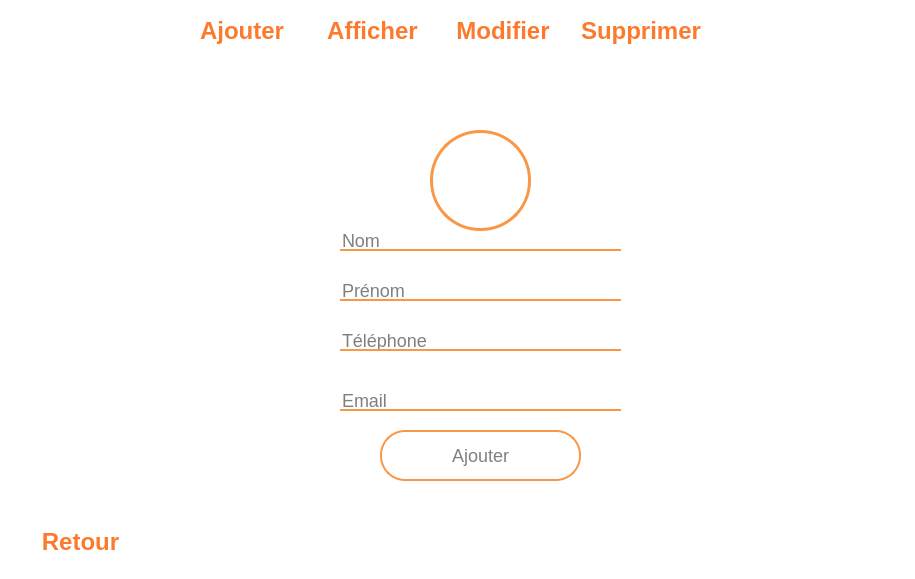
<?xml version="1.0" encoding="UTF-8"?>
<ui version="4.0">
 <class>Invite</class>
 <widget class="QWidget" name="Invite">
  <property name="geometry">
   <rect>
    <x>0</x>
    <y>0</y>
    <width>915</width>
    <height>579</height>
   </rect>
  </property>
  <property name="windowTitle">
   <string>Form</string>
  </property>
  <property name="styleSheet">
   <string notr="true">background-color:white;</string>
  </property>
  <widget class="QStackedWidget" name="stackedWidget">
   <property name="geometry">
    <rect>
     <x>0</x>
     <y>70</y>
     <width>915</width>
     <height>461</height>
    </rect>
   </property>
   <property name="styleSheet">
    <string notr="true"/>
   </property>
   <property name="currentIndex">
    <number>0</number>
   </property>
   <widget class="QWidget" name="page_ajouter_invite">
    <widget class="QLabel" name="back_p1_invite">
     <property name="geometry">
      <rect>
       <x>0</x>
       <y>10</y>
       <width>911</width>
       <height>441</height>
      </rect>
     </property>
     <property name="styleSheet">
      <string notr="true">
image: url(:/img/img/4530621.jpg);</string>
     </property>
     <property name="text">
      <string/>
     </property>
    </widget>
    <widget class="QFrame" name="frame">
     <property name="geometry">
      <rect>
       <x>280</x>
       <y>20</y>
       <width>391</width>
       <height>431</height>
      </rect>
     </property>
     <property name="styleSheet">
      <string notr="true">background-color:transparent;
border-radius:60px;</string>
     </property>
     <property name="frameShape">
      <enum>QFrame::StyledPanel</enum>
     </property>
     <property name="frameShadow">
      <enum>QFrame::Raised</enum>
     </property>
     <widget class="QLabel" name="label_5">
      <property name="geometry">
       <rect>
        <x>150</x>
        <y>40</y>
        <width>101</width>
        <height>101</height>
       </rect>
      </property>
      <property name="styleSheet">
       <string notr="true">image: url(:/img/img/user-plus-solid (1).svg);
border: 3px solid #fa9746;
border-radius:50%;
padding:10px;
</string>
      </property>
      <property name="text">
       <string/>
      </property>
     </widget>
     <widget class="QLineEdit" name="lineEdit_nomInv">
      <property name="geometry">
       <rect>
        <x>60</x>
        <y>140</y>
        <width>281</width>
        <height>21</height>
       </rect>
      </property>
      <property name="layoutDirection">
       <enum>Qt::RightToLeft</enum>
      </property>
      <property name="styleSheet">
       <string notr="true">font-size:18px;
font-family:Arial;
border:none;
border-bottom:2px solid #fa9746;
background-color:transparent;
color:black;</string>
      </property>
      <property name="text">
       <string/>
      </property>
      <property name="alignment">
       <set>Qt::AlignLeading|Qt::AlignLeft|Qt::AlignVCenter</set>
      </property>
      <property name="placeholderText">
       <string>Nom</string>
      </property>
     </widget>
     <widget class="QLineEdit" name="lineEdit_prenomInv">
      <property name="geometry">
       <rect>
        <x>60</x>
        <y>190</y>
        <width>281</width>
        <height>21</height>
       </rect>
      </property>
      <property name="layoutDirection">
       <enum>Qt::RightToLeft</enum>
      </property>
      <property name="styleSheet">
       <string notr="true">font-size:18px;
font-family:Arial;
border:none;
border-bottom:2px solid #fa9746;
background-color:transparent;
color:black;</string>
      </property>
      <property name="text">
       <string/>
      </property>
      <property name="alignment">
       <set>Qt::AlignLeading|Qt::AlignLeft|Qt::AlignVCenter</set>
      </property>
      <property name="placeholderText">
       <string>Prénom</string>
      </property>
     </widget>
     <widget class="QPushButton" name="pushButton_ajoute_invite">
      <property name="geometry">
       <rect>
        <x>100</x>
        <y>340</y>
        <width>201</width>
        <height>51</height>
       </rect>
      </property>
      <property name="styleSheet">
       <string notr="true">font-size:18px;
font-family:Arial;
border:2px solid #fa9746;
border-radius:25px;
color:grey;
background-color:transparent;
</string>
      </property>
      <property name="text">
       <string>Ajouter</string>
      </property>
     </widget>
     <widget class="QLineEdit" name="lineEdit_telInv">
      <property name="geometry">
       <rect>
        <x>60</x>
        <y>240</y>
        <width>281</width>
        <height>21</height>
       </rect>
      </property>
      <property name="layoutDirection">
       <enum>Qt::RightToLeft</enum>
      </property>
      <property name="styleSheet">
       <string notr="true">font-size:18px;
font-family:Arial;
border:none;
border-bottom:2px solid #fa9746;
background-color:transparent;
color:black;</string>
      </property>
      <property name="text">
       <string/>
      </property>
      <property name="alignment">
       <set>Qt::AlignLeading|Qt::AlignLeft|Qt::AlignVCenter</set>
      </property>
      <property name="placeholderText">
       <string>Téléphone</string>
      </property>
     </widget>
     <widget class="QLineEdit" name="lineEdit_emailInv">
      <property name="geometry">
       <rect>
        <x>60</x>
        <y>300</y>
        <width>281</width>
        <height>21</height>
       </rect>
      </property>
      <property name="layoutDirection">
       <enum>Qt::RightToLeft</enum>
      </property>
      <property name="styleSheet">
       <string notr="true">font-size:18px;
font-family:Arial;
border:none;
border-bottom:2px solid #fa9746;
background-color:transparent;
color:black;</string>
      </property>
      <property name="text">
       <string/>
      </property>
      <property name="alignment">
       <set>Qt::AlignLeading|Qt::AlignLeft|Qt::AlignVCenter</set>
      </property>
      <property name="placeholderText">
       <string>Email</string>
      </property>
     </widget>
     <zorder>lineEdit_nomInv</zorder>
     <zorder>label_5</zorder>
     <zorder>lineEdit_prenomInv</zorder>
     <zorder>pushButton_ajoute_invite</zorder>
     <zorder>lineEdit_telInv</zorder>
     <zorder>lineEdit_emailInv</zorder>
    </widget>
   </widget>
   <widget class="QWidget" name="page_afficher_invite">
    <widget class="QLabel" name="back_p2_invite">
     <property name="geometry">
      <rect>
       <x>0</x>
       <y>0</y>
       <width>911</width>
       <height>451</height>
      </rect>
     </property>
     <property name="text">
      <string/>
     </property>
    </widget>
    <widget class="QTableView" name="tableInvite">
     <property name="geometry">
      <rect>
       <x>130</x>
       <y>90</y>
       <width>621</width>
       <height>271</height>
      </rect>
     </property>
     <property name="styleSheet">
      <string notr="true">border:none;</string>
     </property>
    </widget>
    <widget class="QPushButton" name="pushButton_search_invite">
     <property name="geometry">
      <rect>
       <x>814</x>
       <y>10</y>
       <width>41</width>
       <height>31</height>
      </rect>
     </property>
     <property name="cursor">
      <cursorShape>PointingHandCursor</cursorShape>
     </property>
     <property name="styleSheet">
      <string notr="true">image: url(:/img/img/search-solid (1).svg);
background-color:transparent;
border-radius:30px;</string>
     </property>
     <property name="text">
      <string/>
     </property>
    </widget>
    <widget class="QLineEdit" name="lineEdit">
     <property name="geometry">
      <rect>
       <x>602</x>
       <y>10</y>
       <width>201</width>
       <height>20</height>
      </rect>
     </property>
     <property name="styleSheet">
      <string notr="true">font-size:18px;
font-family:Arial;
border:none;
border-bottom:2px solid  #fa9746;
margin:0 10px;
background:none;</string>
     </property>
     <property name="placeholderText">
      <string>Recherche</string>
     </property>
    </widget>
    <widget class="QLabel" name="label">
     <property name="geometry">
      <rect>
       <x>10</x>
       <y>5</y>
       <width>81</width>
       <height>21</height>
      </rect>
     </property>
     <property name="styleSheet">
      <string notr="true">font-size:18px;
font-family:Arial;
border:none;
border-bottom:2px solid  #fa9746;
color: #fa9746;
margin:0 10px;
background:none;</string>
     </property>
     <property name="text">
      <string>Filtrer</string>
     </property>
    </widget>
    <widget class="QPushButton" name="pushButton_filter_invite">
     <property name="geometry">
      <rect>
       <x>80</x>
       <y>0</y>
       <width>75</width>
       <height>23</height>
      </rect>
     </property>
     <property name="cursor">
      <cursorShape>PointingHandCursor</cursorShape>
     </property>
     <property name="styleSheet">
      <string notr="true">image: url(:/img/img/filter-solid (1).svg);
background-color:transparent;
border-radius:30px;</string>
     </property>
     <property name="text">
      <string/>
     </property>
    </widget>
    <widget class="QPushButton" name="pushButton_print_invite">
     <property name="geometry">
      <rect>
       <x>814</x>
       <y>410</y>
       <width>41</width>
       <height>23</height>
      </rect>
     </property>
     <property name="cursor">
      <cursorShape>PointingHandCursor</cursorShape>
     </property>
     <property name="styleSheet">
      <string notr="true">image: url(:/img/img/print-solid.svg);
background-color:transparent;
border-radius:30px;</string>
     </property>
     <property name="text">
      <string/>
     </property>
    </widget>
    <widget class="QLabel" name="label_2">
     <property name="geometry">
      <rect>
       <x>710</x>
       <y>410</y>
       <width>101</width>
       <height>21</height>
      </rect>
     </property>
     <property name="styleSheet">
      <string notr="true">font-size:18px;
font-family:Arial;
border:none;
border-bottom:2px solid  #fa9746;
color: #fa9746;
margin:0 10px;
background:none;</string>
     </property>
     <property name="text">
      <string>Imprimer</string>
     </property>
    </widget>
   </widget>
   <widget class="QWidget" name="page_modifier_invite">
    <widget class="QLabel" name="back_p3_invite">
     <property name="geometry">
      <rect>
       <x>0</x>
       <y>0</y>
       <width>911</width>
       <height>451</height>
      </rect>
     </property>
     <property name="styleSheet">
      <string notr="true">image: url(:/img/img/robots-human-candidates-waiting.jpg);</string>
     </property>
     <property name="text">
      <string/>
     </property>
    </widget>
    <widget class="QFrame" name="frame_3">
     <property name="geometry">
      <rect>
       <x>270</x>
       <y>20</y>
       <width>391</width>
       <height>421</height>
      </rect>
     </property>
     <property name="styleSheet">
      <string notr="true">background-color:transparent;
border-radius:60px;</string>
     </property>
     <property name="frameShape">
      <enum>QFrame::StyledPanel</enum>
     </property>
     <property name="frameShadow">
      <enum>QFrame::Raised</enum>
     </property>
     <widget class="QLabel" name="label_16">
      <property name="geometry">
       <rect>
        <x>150</x>
        <y>20</y>
        <width>101</width>
        <height>101</height>
       </rect>
      </property>
      <property name="styleSheet">
       <string notr="true">image: url(:/img/img/user-edit-solid.svg);
border: 3px solid #fa9746;
border-radius:50%;
padding:10px;
</string>
      </property>
      <property name="text">
       <string/>
      </property>
     </widget>
     <widget class="QLineEdit" name="lineEdit_Nom_Mod_inv">
      <property name="geometry">
       <rect>
        <x>60</x>
        <y>200</y>
        <width>281</width>
        <height>21</height>
       </rect>
      </property>
      <property name="layoutDirection">
       <enum>Qt::RightToLeft</enum>
      </property>
      <property name="styleSheet">
       <string notr="true">font-size:18px;
font-family:Arial;
border:none;
border-bottom:2px solid #fa9746;
background-color:transparent;
color:grey;</string>
      </property>
      <property name="text">
       <string/>
      </property>
      <property name="alignment">
       <set>Qt::AlignLeading|Qt::AlignLeft|Qt::AlignVCenter</set>
      </property>
      <property name="placeholderText">
       <string>Nom</string>
      </property>
     </widget>
     <widget class="QLineEdit" name="lineEdit_Prenom_Mod_inv">
      <property name="geometry">
       <rect>
        <x>60</x>
        <y>250</y>
        <width>281</width>
        <height>21</height>
       </rect>
      </property>
      <property name="layoutDirection">
       <enum>Qt::RightToLeft</enum>
      </property>
      <property name="styleSheet">
       <string notr="true">font-size:18px;
font-family:Arial;
border:none;
border-bottom:2px solid #fa9746;
background-color:transparent;
color:grey;</string>
      </property>
      <property name="text">
       <string/>
      </property>
      <property name="alignment">
       <set>Qt::AlignLeading|Qt::AlignLeft|Qt::AlignVCenter</set>
      </property>
      <property name="placeholderText">
       <string>Prénom</string>
      </property>
     </widget>
     <widget class="QPushButton" name="pushButton_ModInv">
      <property name="geometry">
       <rect>
        <x>100</x>
        <y>340</y>
        <width>201</width>
        <height>51</height>
       </rect>
      </property>
      <property name="cursor">
       <cursorShape>PointingHandCursor</cursorShape>
      </property>
      <property name="styleSheet">
       <string notr="true">font-size:18px;
font-family:Arial;
border:2px solid #fa9746;
border-radius:25px;
background-color:transparent;
color:grey;
</string>
      </property>
      <property name="text">
       <string>Enregistrer</string>
      </property>
     </widget>
     <widget class="QLineEdit" name="lineEdit_Tel_Mod_Inv">
      <property name="geometry">
       <rect>
        <x>60</x>
        <y>140</y>
        <width>281</width>
        <height>21</height>
       </rect>
      </property>
      <property name="layoutDirection">
       <enum>Qt::RightToLeft</enum>
      </property>
      <property name="styleSheet">
       <string notr="true">font-size:18px;
font-family:Arial;
border:none;
border-bottom:2px solid #fa9746;
background-color:transparent;
color:grey;</string>
      </property>
      <property name="text">
       <string/>
      </property>
      <property name="alignment">
       <set>Qt::AlignLeading|Qt::AlignLeft|Qt::AlignVCenter</set>
      </property>
      <property name="placeholderText">
       <string>Téléphone</string>
      </property>
     </widget>
     <widget class="QLineEdit" name="lineEdit_Email_Mod_Inv">
      <property name="geometry">
       <rect>
        <x>60</x>
        <y>290</y>
        <width>281</width>
        <height>21</height>
       </rect>
      </property>
      <property name="layoutDirection">
       <enum>Qt::RightToLeft</enum>
      </property>
      <property name="styleSheet">
       <string notr="true">font-size:18px;
font-family:Arial;
border:none;
border-bottom:2px solid #fa9746;
background-color:transparent;
color:grey;</string>
      </property>
      <property name="text">
       <string/>
      </property>
      <property name="alignment">
       <set>Qt::AlignLeading|Qt::AlignLeft|Qt::AlignVCenter</set>
      </property>
      <property name="placeholderText">
       <string>Email</string>
      </property>
     </widget>
    </widget>
   </widget>
   <widget class="QWidget" name="page_suppr_invite">
    <widget class="QLabel" name="back_p4_invite">
     <property name="geometry">
      <rect>
       <x>0</x>
       <y>10</y>
       <width>911</width>
       <height>451</height>
      </rect>
     </property>
     <property name="styleSheet">
      <string notr="true">image: url(:/img/img/dilemma-with-woman.jpg);</string>
     </property>
     <property name="text">
      <string/>
     </property>
    </widget>
    <widget class="QFrame" name="frame_4">
     <property name="geometry">
      <rect>
       <x>280</x>
       <y>60</y>
       <width>371</width>
       <height>311</height>
      </rect>
     </property>
     <property name="styleSheet">
      <string notr="true">background-color:transparent;
border-radius:60px;</string>
     </property>
     <property name="frameShape">
      <enum>QFrame::StyledPanel</enum>
     </property>
     <property name="frameShadow">
      <enum>QFrame::Raised</enum>
     </property>
     <widget class="QLineEdit" name="lineEdit_suppr_invite">
      <property name="geometry">
       <rect>
        <x>50</x>
        <y>170</y>
        <width>281</width>
        <height>21</height>
       </rect>
      </property>
      <property name="layoutDirection">
       <enum>Qt::RightToLeft</enum>
      </property>
      <property name="styleSheet">
       <string notr="true">font-size:18px;
font-family:Arial;
border:none;
border-bottom:2px solid #c25711;
background-color:transparent;
color:grey;</string>
      </property>
      <property name="text">
       <string/>
      </property>
      <property name="alignment">
       <set>Qt::AlignLeading|Qt::AlignLeft|Qt::AlignVCenter</set>
      </property>
      <property name="placeholderText">
       <string>Téléphone</string>
      </property>
     </widget>
     <widget class="QPushButton" name="pushButton_4">
      <property name="geometry">
       <rect>
        <x>90</x>
        <y>240</y>
        <width>201</width>
        <height>51</height>
       </rect>
      </property>
      <property name="cursor">
       <cursorShape>PointingHandCursor</cursorShape>
      </property>
      <property name="styleSheet">
       <string notr="true">font-size:18px;
font-family:Arial;
border:2px solid #c25711;
border-radius:25px;
background-color:transparent;
color:grey;
</string>
      </property>
      <property name="text">
       <string>Supprimer</string>
      </property>
     </widget>
     <widget class="QLabel" name="label_17">
      <property name="geometry">
       <rect>
        <x>140</x>
        <y>40</y>
        <width>101</width>
        <height>101</height>
       </rect>
      </property>
      <property name="styleSheet">
       <string notr="true">image: url(:/img/img/user-minus-solid (1).svg);
border: 3px solid #c25711;
border-radius:50%;
padding:10px;
</string>
      </property>
      <property name="text">
       <string/>
      </property>
     </widget>
    </widget>
   </widget>
  </widget>
  <widget class="QPushButton" name="pushButton_Home">
   <property name="geometry">
    <rect>
     <x>30</x>
     <y>530</y>
     <width>101</width>
     <height>23</height>
    </rect>
   </property>
   <property name="font">
    <font>
     <family>Arial</family>
     <pointsize>-1</pointsize>
     <weight>75</weight>
     <bold>true</bold>
    </font>
   </property>
   <property name="cursor">
    <cursorShape>PointingHandCursor</cursorShape>
   </property>
   <property name="styleSheet">
    <string notr="true">font-size:24px;
font-family:Arial;
border:none;

color:#fc7a2e;
margin:0 10px;
background-color:transparent;</string>
   </property>
   <property name="text">
    <string>Retour</string>
   </property>
  </widget>
  <widget class="QWidget" name="layoutWidget">
   <property name="geometry">
    <rect>
     <x>180</x>
     <y>16</y>
     <width>531</width>
     <height>31</height>
    </rect>
   </property>
   <layout class="QHBoxLayout" name="horizontalLayout">
    <item>
     <widget class="QPushButton" name="pushButton_Ajouter">
      <property name="font">
       <font>
        <family>Arial</family>
        <pointsize>-1</pointsize>
        <weight>75</weight>
        <bold>true</bold>
       </font>
      </property>
      <property name="cursor">
       <cursorShape>PointingHandCursor</cursorShape>
      </property>
      <property name="toolTip">
       <string>&lt;html&gt;&lt;head/&gt;&lt;body&gt;&lt;p&gt;ajouter un invité&lt;/p&gt;&lt;/body&gt;&lt;/html&gt;</string>
      </property>
      <property name="autoFillBackground">
       <bool>false</bool>
      </property>
      <property name="styleSheet">
       <string notr="true">font-size:24px;
font-family:Arial;
border:none;

color:#fc7a2e;
margin:0 10px;
background-color:transparent;</string>
      </property>
      <property name="text">
       <string>Ajouter</string>
      </property>
     </widget>
    </item>
    <item>
     <widget class="QPushButton" name="pushButton_Afficher">
      <property name="font">
       <font>
        <family>Arial</family>
        <pointsize>-1</pointsize>
        <weight>75</weight>
        <bold>true</bold>
       </font>
      </property>
      <property name="cursor">
       <cursorShape>PointingHandCursor</cursorShape>
      </property>
      <property name="styleSheet">
       <string notr="true">font-size:24px;
font-family:Arial;
border:none;

color:#fc7a2e;
margin:0 10px;
background-color:transparent;</string>
      </property>
      <property name="text">
       <string>Afficher</string>
      </property>
     </widget>
    </item>
    <item>
     <widget class="QPushButton" name="pushButton_Modifier">
      <property name="font">
       <font>
        <family>Arial</family>
        <pointsize>-1</pointsize>
        <weight>75</weight>
        <bold>true</bold>
       </font>
      </property>
      <property name="cursor">
       <cursorShape>PointingHandCursor</cursorShape>
      </property>
      <property name="styleSheet">
       <string notr="true">font-size:24px;
font-family:Arial;
border:none;

color:#fc7a2e;
margin:0 10px;
background-color:transparent;</string>
      </property>
      <property name="text">
       <string>Modifier</string>
      </property>
     </widget>
    </item>
    <item>
     <widget class="QPushButton" name="pushButton_Suppr">
      <property name="font">
       <font>
        <family>Arial</family>
        <pointsize>-1</pointsize>
        <weight>75</weight>
        <bold>true</bold>
       </font>
      </property>
      <property name="cursor">
       <cursorShape>PointingHandCursor</cursorShape>
      </property>
      <property name="styleSheet">
       <string notr="true">font-size:24px;
font-family:Arial;
border:none;

color:#fc7a2e;
margin:0 10px;
background-color:transparent;</string>
      </property>
      <property name="text">
       <string>Supprimer</string>
      </property>
     </widget>
    </item>
   </layout>
  </widget>
 </widget>
 <resources/>
 <connections/>
</ui>
